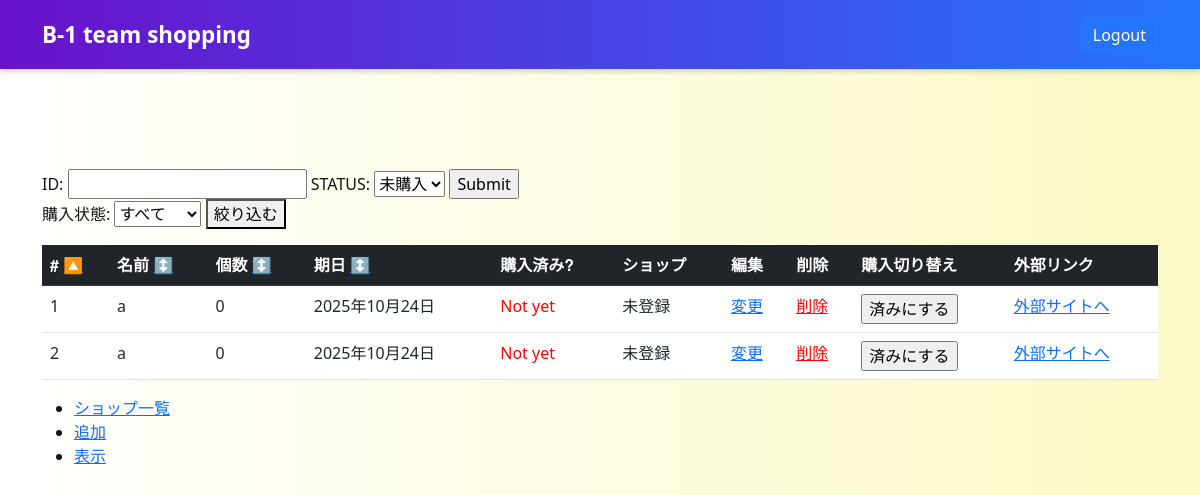
The app's page /shoppinglist/list/ (signed in) with its own data.
### shoppinglist/models.py (models this page shows, shortened)
class Item(models.Model):
    name = models.CharField(max_length=100)
    item_url = models.URLField(blank=True,null= True)
    count = models.PositiveIntegerField(default=0)
    buy_date = models.DateField(blank=True,null=True)
    shop = models.ForeignKey(Shop,blank=True,null=True,
                             verbose_name='shop',on_delete=models.PROTECT)
    buy = models.BooleanField(default=False)

### shoppinglist/views.py (the view, shortened to what this page needs)
# urls.py: path('list/',ItemList.as_view(),name='list'),
class ItemList(LoginRequiredMixin, ListView):
    model = Item
    template_name = "shoppinglist/item_list.html"
    success_url = reverse_lazy("shoppinglist:list")
    login_url = reverse_lazy("accounts:login")
    allowed_sort_fields = ["id", "name", "count", "buy_date", "buy"]
    buy_filter_map = {"true": True, "false": False}
    buy_filter_options = (
        ("all", "すべて"),
        ("true", "購入済み"),
        ("false", "未購入"),
    )
    def get(self, request, *args, **kwargs):
        return super().get(request, *args, **kwargs)
    def get_queryset(self):
        queryset = super().get_queryset()
        filter_param = self.request.GET.get("buy", "all")
        if filter_param in self.buy_filter_map:
            queryset = queryset.filter(buy=self.buy_filter_map[filter_param])
        sort_param = self.request.GET.get("sort")
        return queryset.order_by("id")
    def get_context_data(self, **kwargs):
        context =  super().get_context_data(**kwargs)
        context['form'] = ItemBuy()
        current_sort = self.request.GET.get("sort", "id")
        context['current_sort'] = current_sort
        filter_param = self.request.GET.get("buy", "all")
        if filter_param not in self.buy_filter_map and filter_param != "all":
            filter_param = "all"
        context['current_buy_filter'] = filter_param
        context['buy_filter_options'] = self.buy_filter_options
        sort_toggle = {}
        for field in self.allowed_sort_fields:
            sort_toggle[field] = field
            if current_sort == field:
                sort_toggle[field] = f"-{field}"
            elif current_sort == f"-{field}":
                sort_toggle[field] = field
        context['sort_toggle'] = sort_toggle
        return context

### shoppinglist/forms.py
class ItemBuy(forms.Form):
    status =(
        (0,'未購入'),
        (1,'購入済')
    )
    item_id = forms.IntegerField(label='ID')
    item_status = forms.ChoiceField(label='STATUS',widget=forms.Select, choices=status)

### shoppinglist/templates/shoppinglist/item_list.html (shortened to what this page needs)
{% extends "base.html" %}
{% block main %}
<form action="{% url 'shoppinglist:list' %}" method ="post">
{{ form }}
<input type="submit"/>
</form>
<form method="get" class="mb-3">
    <label for="buy-filter">購入状態:</label>
    <select name="buy" id="buy-filter">
        {% for value, label in buy_filter_options %}
            <option value="{{ value }}" {% if current_buy_filter == value %}selected{% endif %}>{{ label }}</option>
        {% endfor %}
    </select>
    <button type="submit">絞り込む</button>
</form>
<table class="table">
    <thead class="table-dark">
        <tr>
            <th>#  <a href="{% url 'shoppinglist:list' %}?sort={{ sort_toggle.id }}">{% if current_sort == "-id" %}🔽{% elif current_sort == "id" %}🔼{% else %}↕️{% endif %}</a></th>
            <th>名前 <a href="{% url 'shoppinglist:list' %}?sort={{ sort_toggle.name }}">{% if current_sort == "-name" %}🔽{% elif current_sort == "name" %}🔼{% else %}↕️{% endif %}</a></th>
            <th>個数 <a href="{% url 'shoppinglist:list' %}?sort={{ sort_toggle.count }}">{% if current_sort == "-count" %}🔽{% elif current_sort == "count" %}🔼{% else %}↕️{% endif %}</a></th>
            <th>期日 <a href="{% url 'shoppinglist:list' %}?sort={{ sort_toggle.buy_date }}{% if current_buy_filter != 'all' %}&buy={{ current_buy_filter }}{% endif %}">{% if current_sort == "-buy_date" %}🔽{% elif current_sort == "buy_date" %}🔼{% else %}↕️{% endif %}</a></th>
            <th>購入済み?</th>
            <th>ショップ</th>
            <th>編集</th>
            <th>削除</th>
            <th>購入切り替え</th>
            <th>外部リンク</th>
        </tr>
    </thead>
    <tbody>
        {% for item in object_list %}
            <tr>
                <td scope="row">{{ item.id}}</td>
                <td>{{ item.name }}</td>
                <td>{{ item.count }}</td>
                <td>{{ item.buy_date }}</td>
                <td>{% if item.buy == False%} <font color='red'>Not yet</font> {%endif%}{% if item.buy == True %}Yet {% endif %} </td>
                <td>{% if item.shop %}<a href="{% url 'shoppinglist:shop_url' item.shop.pk %}">{{ item.shop }}</a>{% else %}未登録{% endif %}</td>
                <td>
                    <a href="{% url 'shoppinglist:edit' item.pk %}">変更</a>
                </td>
                <td>
                    <a href="{% url 'shoppinglist:delete' item.pk %}" style="color:red;">削除</a>
                </td>
                <td>
                    <form action="{% url 'shoppinglist:toggle_buy' item.pk %}" method="post">
                        <input type="submit" value="{% if item.buy %}未済みにする{% else %}済みにする{% endif %}">
                    </form>
                </td>
                <td>
                    {% if item.item_url %}
                        <a href="{% url 'shoppinglist:url' item.pk %}">外部サイトへ</a>
                    {% else %}
                        なし
                    {% endif %}
                </td>
            </tr>
        {% endfor %}
</table>
<ul>
<li><a href="{% url 'shoppinglist:shop_list' %}">ショップ一覧</a></li>
<li><a href="{% url 'shoppinglist:add' %}">追加</a></li>
<li><a href="{% url 'shoppinglist:show' %}">表示</a></li>
</ul>
{% endblock %}

### templates/base.html (shortened to what this page needs)
{% load static %}
<!doctype html>
<html lang ="ja">
<head>
    <link rel="stylesheet" href ="{% static '/bootstrap-5.3.0-dist/css/bootstrap.min.css' %}">
    <link rel="stylesheet" href="{% static '/style.css' %}">
    <link rel="stylesheet" href="{% static '/bootstrap-5.3.0-dist/css/style.css' %}">
</head>
<body>
    <nav class="navbar custom-navbar">
        <div class="container">
            <a href="." class="navbar-brand"> B-1 team shopping </a>
            {% if user.is_authenticated %}
            <a href="{% url 'accounts:logout' %}" class="btn btn-primary">Logout</a>
            {% else %}
            <p>guest</p>
            {% endif %}
        </div>
    </nav>
    <div class="container" style="margin-top: 100px;">
        {% block main %}{% endblock %}
    </div>
</body>
</html>

### static/style.css (style rules this page uses)
th { font-family: "Noto Sans JP", "Helvetica Neue", Arial, sans-serif; font-weight: 600; }

### records on screen
Item: id "1", name "a", count "0", buy_date "2025年10月24日", shows "Not yet", shows "未登録", buy "済みにする", shows "外部サイトへ"
Item: id "2", name "a", count "0", buy_date "2025年10月24日", shows "Not yet", shows "未登録", buy "済みにする", shows "外部サイトへ"

### other values on screen
form field buy "すべて"
